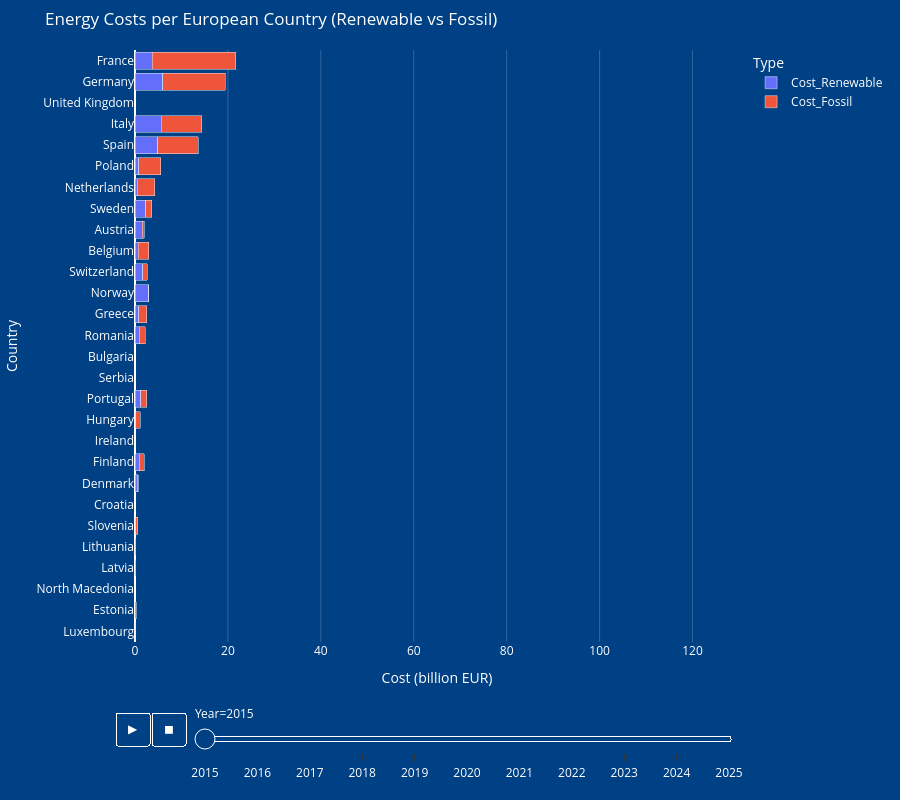

The code cell stored with this chart in its notebook:
### Markdown cell above
Financially, the journey is demanding. Our **Energy Costs per European Country (Renewable vs Fossil)** horizontal bar chart highlights the fluctuating financial commitments over time, with leading economies like France, Germany, the UK, Italy, and Spain seeing costs exceed €20 billion in 2015, peaking above €100 billion in 2022, before moderating to under €20 billion in 2025. The peak in 2022 can possibly be attributed to the increased energy demand due to the pandemic and growing tension between Russia and Ukraine (Cevik et al., 2022).

### Code cell
import pandas as pd
import plotly.express as px

# 1) Data laden en bewerken
price = pd.read_csv('european_wholesale_electricity_price_data_monthly.csv', parse_dates=['Date'])
gen = pd.read_csv('data2.csv', skiprows=7,
                  names=['Country','Time','Balance','Product','Value','Unit'],
                  low_memory=False)

gen = gen[gen['Balance']=='Net Electricity Production'].copy()
gen['Time'] = pd.to_datetime(gen['Time'], format='%B %Y')
gen['Value'] = pd.to_numeric(gen['Value'], errors='coerce')

total_prod = gen[gen['Product']=='Electricity'][['Country','Time','Value']].rename(columns={'Value':'Total_GWh'})
renew_prod = gen[gen['Product']=='Total Renewables (Hydro, Geo, Solar, Wind, Other)'][['Country','Time','Value']].rename(columns={'Value':'Renewable_GWh'})

df = total_prod.merge(renew_prod, on=['Country','Time'], how='inner')
df = df.merge(
    price[['Country','Date','Price (EUR/MWhe)']].rename(columns={'Date':'Time','Price (EUR/MWhe)':'Price'}),
    on=['Country','Time'], how='inner'
)

df['Total_MWh']     = df['Total_GWh'] * 1000
df['Renewable_MWh'] = df['Renewable_GWh'] * 1000
df['Cost_Total']    = df['Price'] * df['Total_MWh']
df['Cost_Renewable']= df['Price'] * df['Renewable_MWh']
df['Cost_Fossil']   = df['Cost_Total'] - df['Cost_Renewable']

df['Year'] = df['Time'].dt.year
agg = df.groupby(['Year','Country'])[['Cost_Renewable','Cost_Fossil','Cost_Total']].sum() / 1e9
agg = agg.reset_index()

# 2) Fixed vertical order gebaseerd op laatste jaar
last_year   = agg['Year'].max()
fixed_order = (
    agg[agg['Year']==last_year]
    .sort_values('Cost_Total', ascending=False)['Country']
    .tolist()
)

# 3) Maak animated bar chart met fixed order
fig = px.bar(
    agg,
    x=['Cost_Renewable','Cost_Fossil'],
    y='Country',
    orientation='h',
    animation_frame='Year',
    category_orders={'Year': sorted(agg['Year'].unique()), 'Country': fixed_order},
    labels={'value':'Cost (billion EUR)','variable':'Type','Country':'Country','Year':'Year'},
    title='Energy Costs per European Country (Renewable vs Fossil)'
)

fig.update_layout(
    barmode='stack',
    height=800,
    margin=dict(l=50, r=20, t=50, b=50),
    transition={'duration':1000,'easing':'cubic-in-out'}
)

# 4) Smooth slider
if fig.layout.sliders:
    fig.layout.sliders[0].transition = {'duration':1000,'easing':'cubic-in-out'}

# 5) Fixed reversed y-axis
fig.update_yaxes(autorange='reversed', categoryorder='array', categoryarray=fixed_order)

# 6) Definieer per-jaar x-as limieten
#    2015–2020 → max 30, 2021–2023 → max 120, 2025 → max 30
year_max = {
    **{yr: 30  for yr in range(2015, 2021)},
    **{yr: 130 for yr in (2021,2022,2023)},
    2025: 30
}

# 7) Pas per-frame x-as en forceer redraw
for frame in fig.frames:
    yr = int(frame.name)
    if yr in year_max:
        frame.layout.xaxis.range     = [0, year_max[yr]]
        frame.layout.xaxis.autorange = False
    else:
        frame.layout.xaxis.autorange = True
    frame.layout.yaxis = {'autorange':'reversed'}

updater = fig.layout.updatemenus[0].buttons[0].args[1]
updater['frame']['redraw']      = True
updater['transition']['duration']= 1000
updater['transition']['easing']  = 'cubic-in-out'
updater['frame']['duration']     = 2000
updater['frame']['easing']       = 'cubic-in-out'

# 8) Optioneel: forceer basislayout op langst geldende max 
#    (zorgt dat de as nooit naar links ‘springt’ na einde animatie)
global_max = max(year_max.values())
fig.update_xaxes(range=[0, global_max], autorange=False, rangemode='tozero')

fig.update_layout(
    paper_bgcolor='#004084',   # achtergrond rondom het volledige figuur
    plot_bgcolor='#004084'     # achtergrond achter de bars zelf
)

# Als je wilt dat de assen en gridlijnen beter contrasteren kun je ze ook wit maken:
fig.update_xaxes(showgrid=True, gridcolor='rgba(255,255,255,0.2)', zerolinecolor='white', color='white')
fig.update_yaxes(showgrid=False, color='white')

# En desgewenst ook de titel- en legend-teksten:
fig.update_layout(
    title_font_color='white',
    legend_font_color='white'
)
if fig.layout.sliders:
    s = fig.layout.sliders[0]
    s.bgcolor      = '#004084'           # slider-track
    s.bordercolor  = 'white'
    s.borderwidth  = 1
    s.font.color   = 'white'             # tick labels (jaartallen)
    s.currentvalue.font.color = 'white'  # actuele waarde

# play/pause buttons
if fig.layout.updatemenus:
    u = fig.layout.updatemenus[0]
    u.bgcolor     = '#004084'
    u.bordercolor = 'white'
    u.borderwidth = 1
    u.font.color  = 'white'

# 9) Render
fig.show()

### Figure 1 — Plotly figure (JSON) as saved in the notebook; plotly's stock layout.template omitted (floating-point values rounded to 4 significant figures)
{"data": [{"alignmentgroup": "True", "hovertemplate": "Type=Cost_Renewable<br>Year=2015<br>Cost (billion EUR)=%{x}<br>Country=%{y}<extra></extra>", "legendgroup": "Cost_Renewable", "marker": {"color": "#636efa", "pattern": {"shape": ""}}, "name": "Cost_Renewable", "offsetgroup": "Cost_Renewable", "orientation": "h", "showlegend": true, "textposition": "auto", "type": "bar", "x": [1.523, 0.6775, 0.4431, 0.04357, 0.8795, 3.709, 5.939, 0.7589, 0.1206, 5.644, 0.104, 0.09539, 0.05841, 0.5343, 2.915, 0.8162, 1.245, 0.9418, 0.1875, 4.844, 2.266, 1.652], "xaxis": "x", "y": ["Austria", "Belgium", "Denmark", "Estonia", "Finland", "France", "Germany", "Greece", "Hungary", "Italy", "Latvia", "Lithuania", "Luxembourg", "Netherlands", "Norway", "Poland", "Portugal", "Romania", "Slovenia", "Spain", "Sweden", "Switzerland"], "yaxis": "y"}, {"alignmentgroup": "True", "hovertemplate": "Type=Cost_Fossil<br>Year=2015<br>Cost (billion EUR)=%{x}<br>Country=%{y}<extra></extra>", "legendgroup": "Cost_Fossil", "marker": {"color": "#EF553B", "pattern": {"shape": ""}}, "name": "Cost_Fossil", "offsetgroup": "Cost_Fossil", "orientation": "h", "showlegend": true, "textposition": "auto", "type": "bar", "x": [0.436, 2.329, 0.2304, 0.2407, 1.092, 17.95, 13.5, 1.732, 1.03, 8.681, 0.1062, 0.1005, 0.02861, 3.712, 0.06704, 4.778, 1.316, 1.298, 0.407, 8.758, 1.302, 0.9779], "xaxis": "x", "y": ["Austria", "Belgium", "Denmark", "Estonia", "Finland", "France", "Germany", "Greece", "Hungary", "Italy", "Latvia", "Lithuania", "Luxembourg", "Netherlands", "Norway", "Poland", "Portugal", "Romania", "Slovenia", "Spain", "Sweden", "Switzerland"], "yaxis": "y"}], "layout": {"barmode": "stack", "height": 800, "legend": {"font": {"color": "white"}, "title": {"text": "Type"}, "tracegroupgap": 0}, "margin": {"b": 50, "l": 50, "r": 20, "t": 50}, "paper_bgcolor": "#004084", "plot_bgcolor": "#004084", "sliders": [{"active": 0, "bgcolor": "#004084", "bordercolor": "white", "borderwidth": 1, "currentvalue": {"font": {"color": "white"}, "prefix": "Year="}, "font": {"color": "white"}, "len": 0.9, "pad": {"b": 10, "t": 60}, "steps": [{"args": [["2015"], {"frame": {"duration": 0, "redraw": true}, "fromcurrent": true, "mode": "immediate", "transition": {"duration": 0, "easing": "linear"}}], "label": "2015", "method": "animate"}, {"args": [["2016"], {"frame": {"duration": 0, "redraw": true}, "fromcurrent": true, "mode": "immediate", "transition": {"duration": 0, "easing": "linear"}}], "label": "2016", "method": "animate"}, {"args": [["2017"], {"frame": {"duration": 0, "redraw": true}, "fromcurrent": true, "mode": "immediate", "transition": {"duration": 0, "easing": "linear"}}], "label": "2017", "method": "animate"}, {"args": [["2018"], {"frame": {"duration": 0, "redraw": true}, "fromcurrent": true, "mode": "immediate", "transition": {"duration": 0, "easing": "linear"}}], "label": "2018", "method": "animate"}, {"args": [["2019"], {"frame": {"duration": 0, "redraw": true}, "fromcurrent": true, "mode": "immediate", "transition": {"duration": 0, "easing": "linear"}}], "label": "2019", "method": "animate"}, {"args": [["2020"], {"frame": {"duration": 0, "redraw": true}, "fromcurrent": true, "mode": "immediate", "transition": {"duration": 0, "easing": "linear"}}], "label": "2020", "method": "animate"}, {"args": [["2021"], {"frame": {"duration": 0, "redraw": true}, "fromcurrent": true, "mode": "immediate", "transition": {"duration": 0, "easing": "linear"}}], "label": "2021", "method": "animate"}, {"args": [["2022"], {"frame": {"duration": 0, "redraw": true}, "fromcurrent": true, "mode": "immediate", "transition": {"duration": 0, "easing": "linear"}}], "label": "2022", "method": "animate"}, {"args": [["2023"], {"frame": {"duration": 0, "redraw": true}, "fromcurrent": true, "mode": "immediate", "transition": {"duration": 0, "easing": "linear"}}], "label": "2023", "method": "animate"}, {"args": [["2024"], {"frame": {"duration": 0, "redraw": true}, "fromcurrent": true, "mode": "immediate", "transition": {"duration": 0, "easing": "linear"}}], "label": "2024", "method": "animate"}, {"args": [["2025"], {"frame": {"duration": 0, "redraw": true}, "fromcurrent": true, "mode": "immediate", "transition": {"duration": 0, "easing": "linear"}}], "label": "2025", "method": "animate"}], "transition": {"duration": 1000, "easing": "cubic-in-out"}, "x": 0.1, "xanchor": "left", "y": 0, "yanchor": "top"}], "title": {"font": {"color": "white"}, "text": "Energy Costs per European Country (Renewable vs Fossil)"}, "transition": {"duration": 1000, "easing": "cubic-in-out"}, "updatemenus": [{"bgcolor": "#004084", "bordercolor": "white", "borderwidth": 1, "buttons": [{"args": [null, {"frame": {"duration": 2000, "easing": "cubic-in-out", "redraw": true}, "fromcurrent": true, "mode": "immediate", "transition": {"duration": 1000, "easing": "cubic-in-out"}}], "label": "&#9654;", "method": "animate"}, {"args": [[null], {"frame": {"duration": 0, "redraw": true}, "fromcurrent": true, "mode": "immediate", "transition": {"duration": 0, "easing": "linear"}}], "label": "&#9724;", "method": "animate"}], "direction": "left", "font": {"color": "white"}, "pad": {"r": 10, "t": 70}, "showactive": false, "type": "buttons", "x": 0.1, "xanchor": "right", "y": 0, "yanchor": "top"}], "xaxis": {"anchor": "y", "autorange": false, "color": "white", "domain": [0, 1], "gridcolor": "rgba(255,255,255,0.2)", "range": [0, 130], "rangemode": "tozero", "showgrid": true, "title": {"text": "Cost (billion EUR)"}, "zerolinecolor": "white"}, "yaxis": {"anchor": "x", "autorange": "reversed", "categoryarray": ["France", "Germany", "United Kingdom", "Italy", "Spain", "Poland", "Netherlands", "Sweden", "Austria", "Belgium", "Switzerland", "Norway", "Greece", "Romania", "Bulgaria", "Serbia", "Portugal", "Hungary", "Ireland", "Finland", "Denmark", "Croatia", "Slovenia", "Lithuania", "Latvia", "North Macedonia", "Estonia", "Luxembourg"], "categoryorder": "array", "color": "white", "domain": [0, 1], "showgrid": false, "title": {"text": "Country"}}}}
